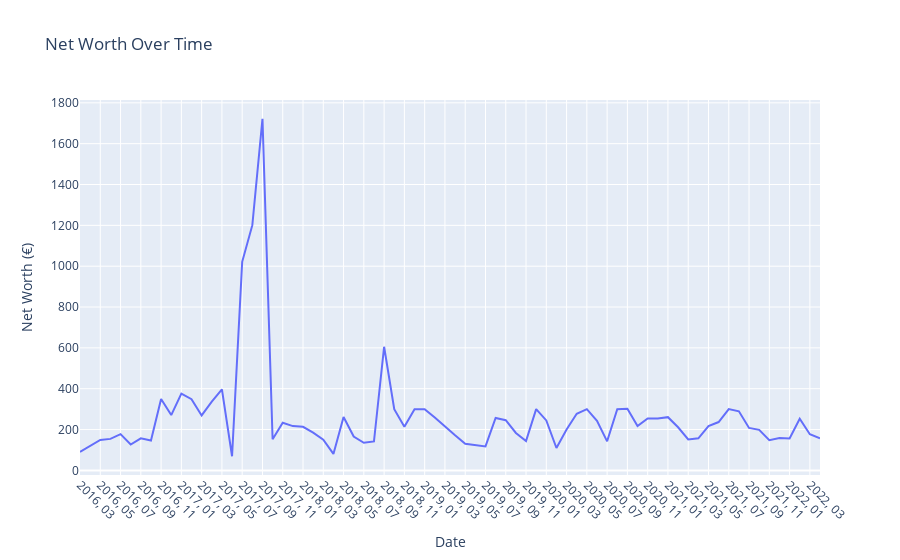

The code cell stored with this chart in its notebook:
### Code cell
Net_Worth_Table = data.groupby('year_month')['Bedrag'].sum().reset_index(name ='sum')
Net_Worth_Table['cumulative sum'] = Net_Worth_Table['sum'].cumsum()
Net_Worth_Chart = go.Figure(
    data = go.Scatter(x = Net_Worth_Table["year_month"], y = Net_Worth_Table["cumulative sum"]),
    layout = go.Layout(
        title = go.layout.Title(text = "Net Worth Over Time")
    )
)
Net_Worth_Chart.update_layout(
    xaxis_title = "Date",
    yaxis_title = "Net Worth (€)",
    hovermode = 'x unified'
    )
Net_Worth_Chart.update_xaxes(
    tickangle = 45)

### Figure 1 — Plotly figure (JSON) as saved in the notebook; plotly's stock layout.template omitted (floating-point values rounded to 4 significant figures)
{"data": [{"type": "scatter", "x": ["2016, 03", "2016, 04", "2016, 05", "2016, 06", "2016, 07", "2016, 08", "2016, 09", "2016, 10", "2016, 11", "2016, 12", "2017, 01", "2017, 02", "2017, 03", "2017, 04", "2017, 05", "2017, 06", "2017, 07", "2017, 08", "2017, 09", "2017, 10", "2017, 11", "2017, 12", "2018, 01", "2018, 02", "2018, 03", "2018, 04", "2018, 05", "2018, 06", "2018, 07", "2018, 08", "2018, 09", "2018, 10", "2018, 11", "2018, 12", "2019, 01", "2019, 02", "2019, 03", "2019, 04", "2019, 05", "2019, 06", "2019, 07", "2019, 08", "2019, 09", "2019, 10", "2019, 11", "2019, 12", "2020, 01", "2020, 02", "2020, 03", "2020, 04", "2020, 05", "2020, 06", "2020, 07", "2020, 08", "2020, 09", "2020, 10", "2020, 11", "2020, 12", "2021, 01", "2021, 02", "2021, 03", "2021, 04", "2021, 05", "2021, 06", "2021, 07", "2021, 08", "2021, 09", "2021, 10", "2021, 11", "2021, 12", "2022, 01", "2022, 02", "2022, 03", "2022, 04"], "y": [90.01, 120.0, 149.3, 154.3, 177.4, 126.6, 156.9, 146.2, 349.9, 270.9, 375.8, 348.8, 269.2, 336.2, 397.1, 69.23, 1022.0, 1201.0, 1722.0, 152.7, 233.2, 216.9, 213.4, 184.5, 150.5, 80.7, 261.7, 165.6, 135.4, 141.7, 605.4, 300, 213.8, 300, 300.0, 258.6, 213.3, 171.6, 130.2, 124.8, 117.6, 257.0, 245.8, 183.2, 143.3, 300.0, 244.6, 109.7, 200.3, 277.3, 300.0, 243.1, 142.3, 300.0, 301.4, 216.8, 254.4, 253.6, 260.6, 211.3, 151.7, 157.2, 217.3, 236.7, 300.0, 289.3, 207.9, 198.4, 147.6, 158.1, 155.9, 252.8, 176.9, 157.1]}], "layout": {"hovermode": "x unified", "title": {"text": "Net Worth Over Time"}, "xaxis": {"tickangle": 45, "title": {"text": "Date"}}, "yaxis": {"title": {"text": "Net Worth (€)"}}}}
